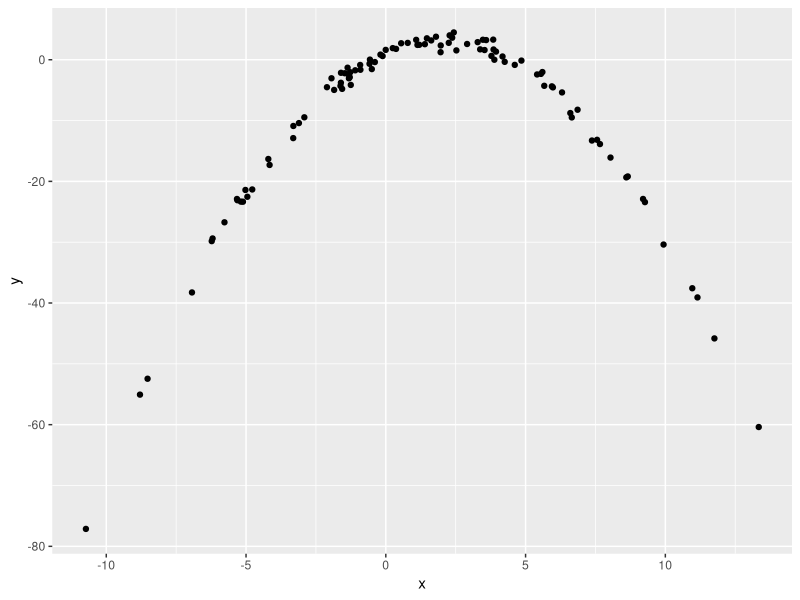

This chart was generated by the following R code:
## ---- chunk 1
library(tidyverse)

df= tibble(
   x=rnorm(100, 2, 5),
   y= 1 + 2*x - 0.5*x^2 +rnorm(100)
)
ggplot(df,aes(x=x, y=y))+
   geom_point()
